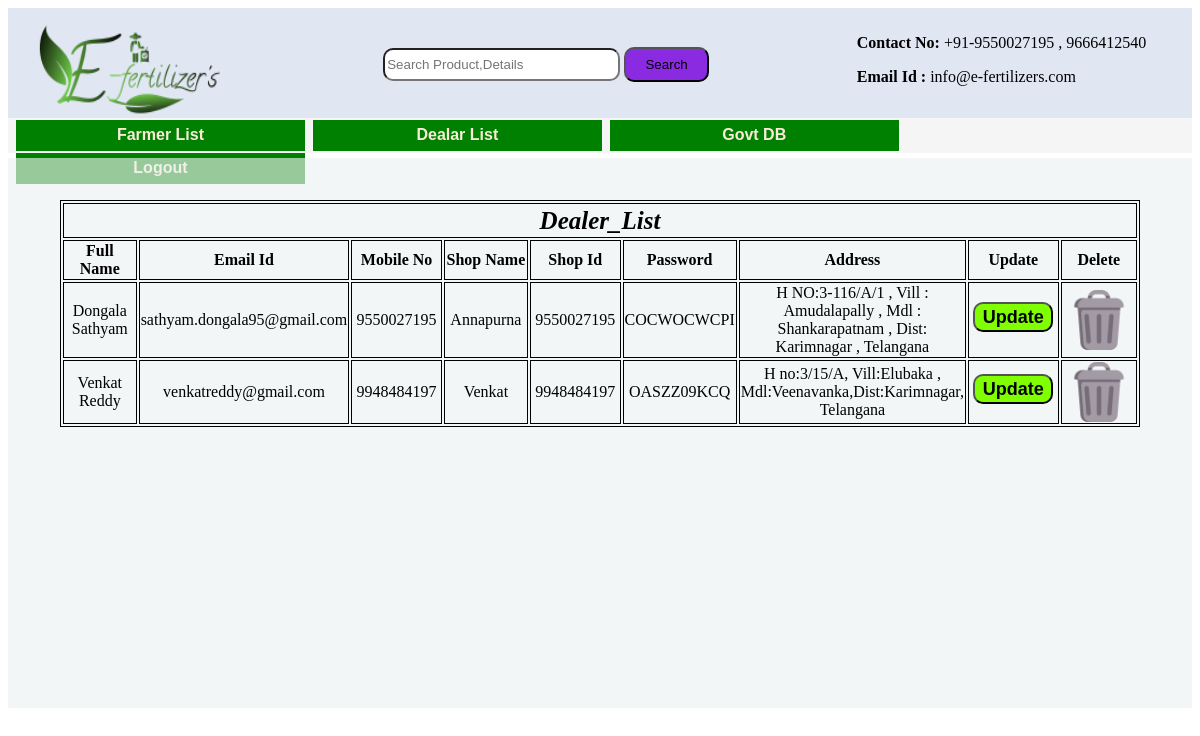
The page /sathya/ddata on the database its author committed.
### Dealer/models.py (models this page shows)
class Seller(models.Model):
    Full_Name = models.CharField(max_length=50)
    Email_Id = models.EmailField(max_length=120)
    Mobile_No = models.IntegerField()
    Shop_Name = models.CharField(max_length=100)
    Shop_Id = models.CharField(max_length=100)
    Password = models.CharField(max_length=20,blank=True)
    Address = models.TextField(max_length=200)

### Admin/views.py (the view)
# urls.py: path("ddata",views.Dealer_Data,name="ddata"),
def Dealer_Data(request):
    sell = Seller.objects.all()
    return render(request,"Admin/Dealer Data.html",{"s":sell})

### Templates/Admin/Dealer Data.html (shortened to what this page needs)
{% extends 'Admin_Base.html' %}
{% block Admin %}
{% load static %}
<div class="DD1">
    <div>
        <table>
            <tr><th colspan="9" class="DD2">Dealer_List</th></tr>
            <tr>
                <th>Full Name</th>
                <th>Email Id</th>
                <th>Mobile No</th>
                <th>Shop Name</th>
                <th>Shop Id</th>
                <th>Password</th>
                <th>Address</th>
                <th>Update</th>
                <th>Delete</th>
            </tr>
            {% for i in s %}
            <tr>
                <td>{{i.Full_Name}}</td>
                <td>{{i.Email_Id}}</td>
                <td>{{i.Mobile_No}}</td>
                <td>{{i.Shop_Name}}</td>
                <td>{{i.Shop_Id}}</td>
                <td>{{i.Password}}</td>
                <td>{{i.Address}}</td>
                <td>
                    <form action="adminupseller" method="POST">
                        <button type="submit">Update</button>
                    </form>
                </td>
                <td>
                    <a href="admindeleteseller?id={{i.id}}">
                        <img width="60" height="60" src="{% static 'Images/Icon/garbage.png' %}">
                    </a>
                </td>
            </tr>
            {% endfor %}
        </table>
    </div>
</div>
{% endblock %}

### Templates/Admin/Dealer Data.html (style rules this page uses)
.DD1 { float: left;height: 550px;width: 100%;background-color: rgba(237, 241, 241, 0.644);margin-top: 5px; }
.DD1 div { float: left;width: 90%;transform: translate(-50,-50);position: absolute;top: 25%;left: 5%; }
.DD1 table { width: 100%;border: 1px solid black; }
.DD1 table th { border:1px solid black;height: 35px; }
.DD1 table td { border:1px solid black;text-align: center;width: 10%; }
.DD1 button { height: 30px;width: 80px;background-color: chartreuse;border-radius: 10px;outline: none;font-weight: bold;margin-top: 10px;cursor: pointer;font-size: large; }
.DD2 { font-size: 25px;font-style: italic; }

### rows shown on the page
Seller: Full_Name "Dongala Sathyam", Email_Id "sathyam.dongala95@gmail.com", Mobile_No "9550027195", Shop_Name "Annapurna", Shop_Id "9550027195", Password "COCWOCWCPI", Address "H NO:3-116/A/1 , Vill : Amudalapally , Mdl : Shankarapatnam , Dist: Karimnagar , Telangana"
Seller: Full_Name "Venkat Reddy", Email_Id "venkatreddy@gmail.com", Mobile_No "9948484197", Shop_Name "Venkat", Shop_Id "9948484197", Password "OASZZ09KCQ", Address "H no:3/15/A, Vill:Elubaka , Mdl:Veenavanka,Dist:Karimnagar, Telangana"
